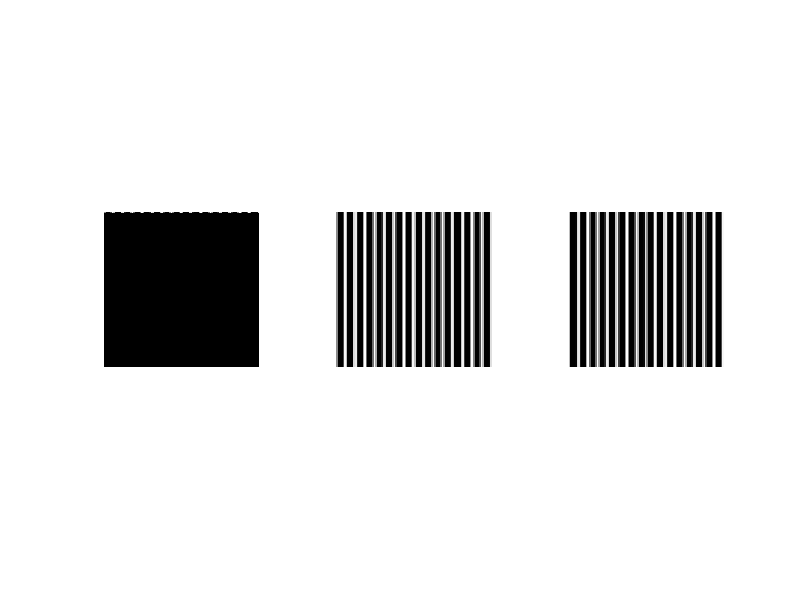

Here is the MATLAB script that generated this plot:
a1=zeros(100);
for columns=1:100
    a1(1,columns)=cos(columns);
end
a2=fft(a1);
a3=fftshift(a2);
subplot(1,3,1);imshow(a1);
subplot(1,3,2);imshow(a2);
subplot(1,3,3);imshow(a3);